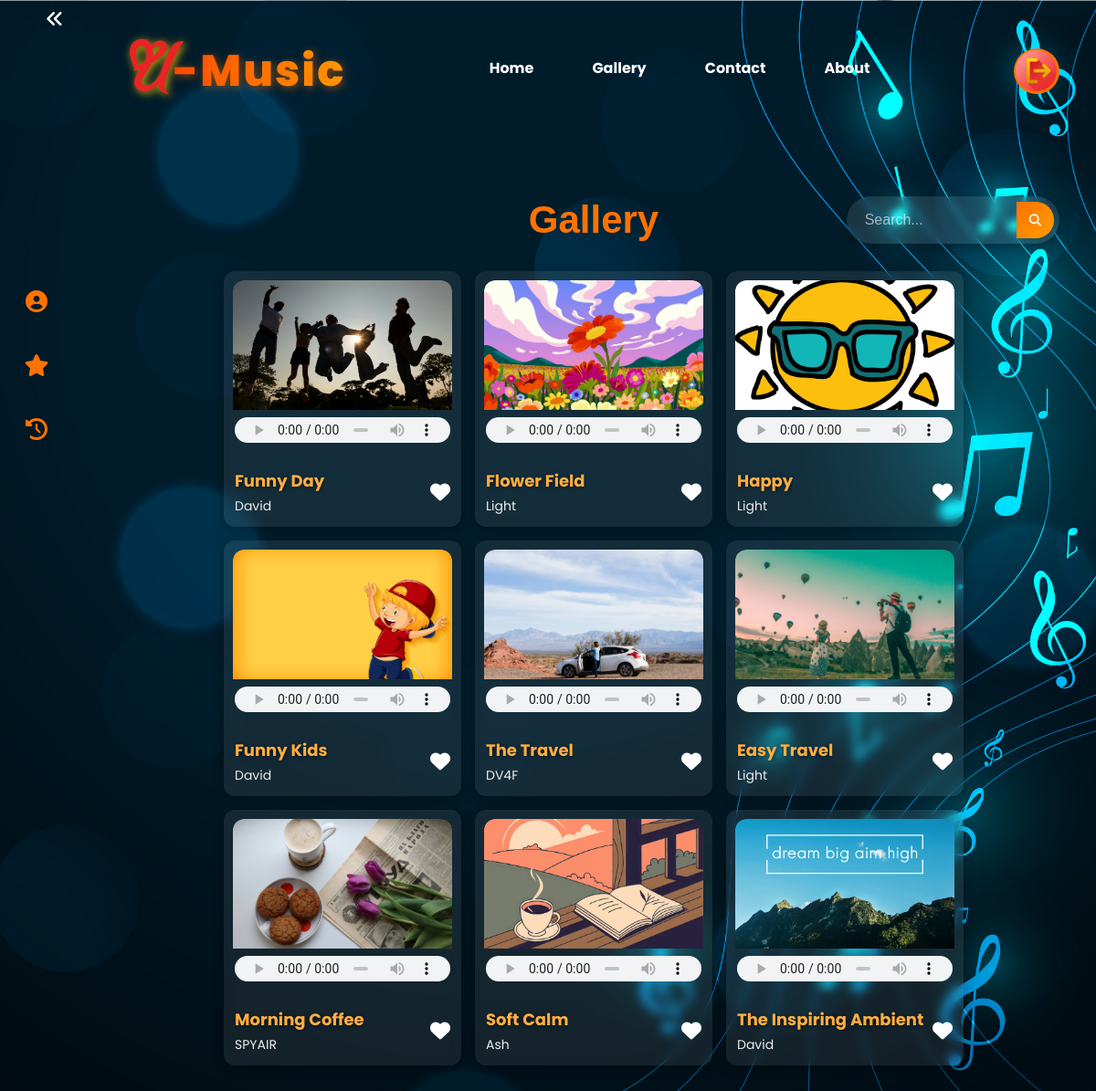
The page /pages/gallery.php on the database its author committed.
### tables this page shows
CREATE TABLE `songs` (
  `song_id` int(11) NOT NULL,
  `s_name` varchar(255) NOT NULL,
  `artist` varchar(255) NOT NULL,
  `added_at` timestamp NOT NULL DEFAULT current_timestamp(),
  `path` varchar(700) NOT NULL
);

### pages/gallery.php (the view, shortened to what this page needs)
<?php
require_once __DIR__ . '/../includes/db.php';
$searchTerm = '';
?>
<!DOCTYPE html>
<html lang="en">
<head>
  <link rel="stylesheet" href="https://cdnjs.cloudflare.com/ajax/libs/font-awesome/6.5.0/css/all.min.css">
</head>
<body>
  <div class="main">
    <div class="sidebar collapsed" id="sidebar">
      <button class="sidebar-toggle" onclick="toggleSidebar()" title="Toggle Sidebar">
        <i class="fas fa-angle-double-left" id="toggle-icon"></i>
      </button>
      <div class="sidebar-buttons">
        <a href="profile.php" class="sidebar-link">
          <i class="fas fa-user-circle"></i>
        </a>
        <button type="button" onclick="showSidebarSection('favourites')">
          <i class="fas fa-star"></i>
        </button>
        <button type="button" onclick="showSidebarSection('history')">
          <i class="fas fa-clock-rotate-left"></i>
        </button>
      </div>
    </div>
    <div class="content">
      <div class="navbar">
        <a href="gallery.php" class="logo" style="text-decoration: none;">
          <span class="logo-u">U</span><span class="logo-music">-Music</span>
        </a>
        <div class="menu">
          <ul>
            <li><a href="home.php">Home</a></li>
            <li><a href="gallery.php">Gallery</a></li>
            <li><a href="contact.php">Contact</a></li>
            <li><a href="about.php">About</a></li>
          </ul>
        </div>
        <div class="logout">
          <a href="/Project/pages/logout.php" class="logout-btn" title="Logout">
            <img src="../assets/img/logout.png" alt="Logout">
          </a>
        </div>
      </div>
      <div class="gallery-container">
        <div style="display: flex; justify-content: space-between; align-items: center; margin-bottom: 30px;">
          <h2 class="gallery-title" style="margin-bottom: 0; flex: 1;">Gallery</h2>
          <div style="flex: 1; display: flex; justify-content: flex-end;">
            <form method="GET" class="search-bar-container" style="margin: 0;">
              <input type="text" class="search-bar" name="search" placeholder="Search..."
                value="<?php echo htmlspecialchars($_GET['search'] ?? '') ?>">
              <button class="search-button"><i class="fas fa-search"></i></button>
            </form>
          </div>
        </div>
        <div class="gallery-grid">
          <?php
          if (!empty($searchTerm)) {
            $stmt = $mysqli->prepare("
                SELECT song_id, s_name, path, artist, added_at
                FROM songs
                WHERE s_name LIKE ? OR artist LIKE ? OR added_at LIKE ?
            ");
            $like = "%" . $searchTerm . "%";
            $stmt->bind_param("sss", $like, $like, $like);
            $stmt->execute();
            $result = $stmt->get_result();
          } else {
            $result = $mysqli->query("SELECT song_id, s_name, path, artist, added_at FROM songs");
          }
          if ($result && $result->num_rows > 0) {
            while ($row = $result->fetch_assoc()) {
              $song_id = (int) $row['song_id'];
              $song_name = htmlspecialchars($row['s_name']);
              $artist = htmlspecialchars($row['artist']);
              $audio_path = htmlspecialchars($row['path']);
              $audio_src = $audio_path;
              if (!preg_match('/^(https?:)?\\/\\//i', $audio_path)) {
                if (strpos($audio_path, 'assets/music/') === 0) {
                  $audio_src = "../" . $audio_path;
                } elseif (strpos($audio_path, 'music/') === 0) {
                  $audio_src = "../assets/" . $audio_path;
                } else {
                  $audio_src = "../assets/music/" . ltrim($audio_path, '/');
                }
              }
              $thumb_fs = __DIR__ . "/../assets/img/song_thumbs/{$song_name}.jpg";
              $image_path = file_exists($thumb_fs)
                ? "../assets/img/song_thumbs/{$song_name}.jpg"
                : "../assets/img/image.png";
              echo <<<HTML
                    <div class="song-item">
                      <div class="song-thumb">
                        <img src="{$image_path}" alt="Song Cover">
                        <div class="play-overlay" aria-hidden="true">
                          <i class="fas fa-play"></i>
                        </div>
                      </div>
                      <div class="song-details">
                        <audio controls data-song-id="{$song_id}">
                          <source src="{$audio_src}" type="audio/mpeg">
                          Your browser does not support the audio element.
                        </audio>
                        <div class="waveform" aria-hidden="true">
                          <span></span>
                          <span></span>
                          <span></span>
                          <span></span>
                        </div>
                        <div class="song-meta">
                          <div class="song-info">
                            <p class="song-title">{$song_name}</p>
                            <p class="song-artist">{$artist}</p>
                          </div>
                          <div class="fav-icon" data-song-id="{$song_id}">
                            <i class="fas fa-heart"></i>
                          </div>
                        </div>
                      </div>
                    </div>
                    HTML;
            }
          } else {
            echo "<p>No songs available.</p>";
          }
          ?>
        </div>
      </div>
    </div>
  </div>
</body>
</html>

### rows shown on the page
songs: s_name (picture), s_name "Funny Day", artist "David"
songs: s_name (picture), s_name "Flower Field", artist "Light"
songs: s_name (picture), s_name "Happy", artist "Light"
songs: s_name (picture), s_name "Funny Kids", artist "David"
songs: s_name (picture), s_name "The Travel", artist "DV4F"
songs: s_name (picture), s_name "Easy Travel", artist "Light"
songs: s_name (picture), s_name "Morning Coffee", artist "SPYAIR"
songs: s_name (picture), s_name "Soft Calm", artist "Ash"
songs: s_name (picture), s_name "The Inspiring Ambient", artist "David"
